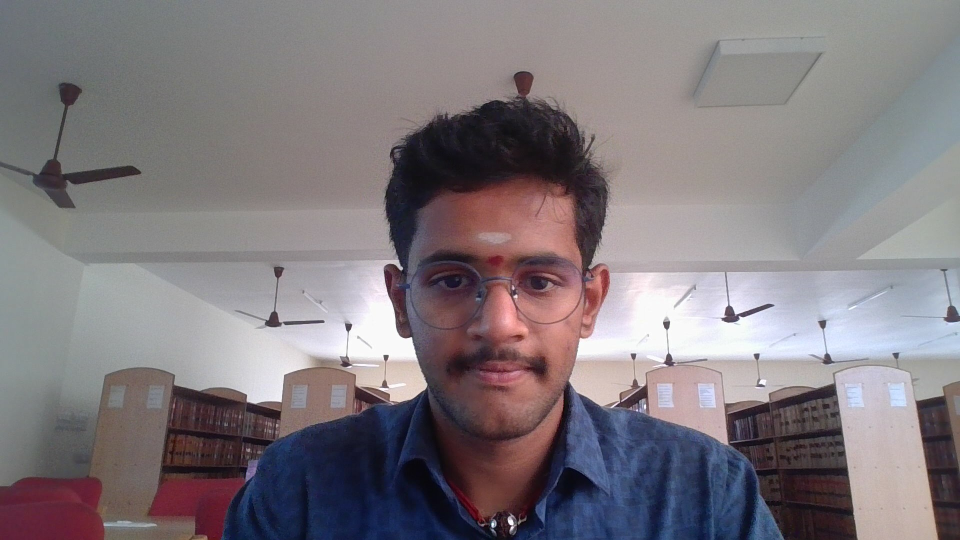
#> input picture testing.jpg, 1920 x 1080 px, given in place of the camera (shown at 1/2 size)
$ python data_collect.py   (older library calls are emulated)
#> lines starting #> are read from the running program, lines starting #| are printed output that depends on the picture; after the words box and inside, x2 and y2 are one past the last pixel; in counts of white or black regions, pixels touching at a corner belong together
from time import time
import os
import cv2

classID = 0  # 0 = fake, 1 = real

outputFolderPath = 'Dataset/all'
scaleFactor = 1.1
minNeighbors = 5
blurThreshold = 35
camWidth, camHeight = 640, 480
floatingPoint = 6
# ------------------------------------------------

os.makedirs(outputFolderPath, exist_ok=True)

cap = cv2.VideoCapture(0)
cap.set(3, camWidth)
cap.set(4, camHeight)

faceCascade = cv2.CascadeClassifier(
    cv2.data.haarcascades + "haarcascade_frontalface_default.xml"
)

while True:
    success, img = cap.read()
#> img is the input picture: shape (1080, 1920, 3); mean B, G, R 125.8, 121.1, 128
    if not success:
        break

    imgToSave = img.copy()

    imgGray = cv2.cvtColor(img, cv2.COLOR_BGR2GRAY)
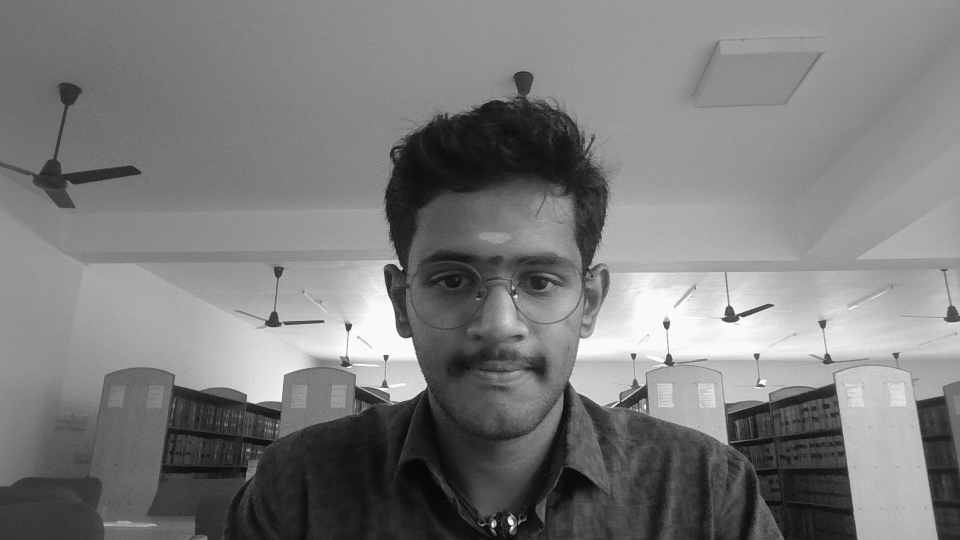
#> imgGray: shape (1080, 1920) (shown at 1/2 size); min 1, max 255, mean 123.7
    faces = faceCascade.detectMultiScale(
        imgGray,
        scaleFactor=scaleFactor,
        minNeighbors=minNeighbors
    )
#> faces = [[765, 381, 458, 458]]

    listBlur = []
    listInfo = []

    for (x, y, w, h) in faces:
        imgFace = img[y:y + h, x:x + w]

        if imgFace.size == 0:
            continue

        # Blur detection
        blurValue = int(cv2.Laplacian(imgFace, cv2.CV_64F).var())

        if blurValue > blurThreshold:
            listBlur.append(True)
        else:
            listBlur.append(False)

        ih, iw, _ = img.shape
        xc, yc = x + w / 2, y + h / 2

        xcn = round(xc / iw, floatingPoint)
        ycn = round(yc / ih, floatingPoint)
        wn = round(w / iw, floatingPoint)
        hn = round(h / ih, floatingPoint)

        listInfo.append(f"{classID} {xcn} {ycn} {wn} {hn}\n")

        # Draw rectangle on display image
        cv2.rectangle(img, (x, y), (x + w, y + h), (255, 0, 0), 2)
        cv2.putText(img, f"Blur:{blurValue}",
                    (x, y - 10),
                    cv2.FONT_HERSHEY_SIMPLEX,
                    0.7,
                    (0, 255, 0), 2)
#> this loop made 1 pass
#> (x, y, w, h, blurValue, ih, iw, xc) on pass 1: (765, 381, 458, 458, 282, 1080, 1920, 994)
#> pass 1, `imgFace = img[y:y + h, x:x + w]`:
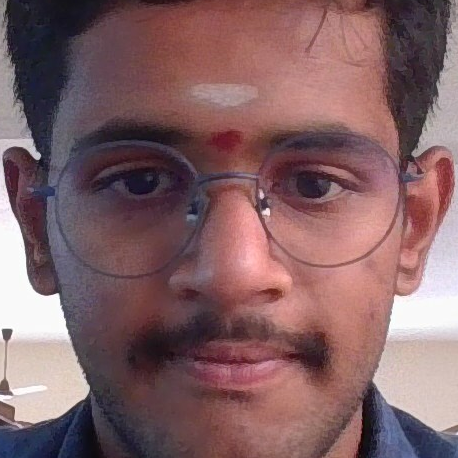
#> imgFace: shape (458, 458, 3); mean B, G, R 100.8, 97.3, 130
#> after the loop:
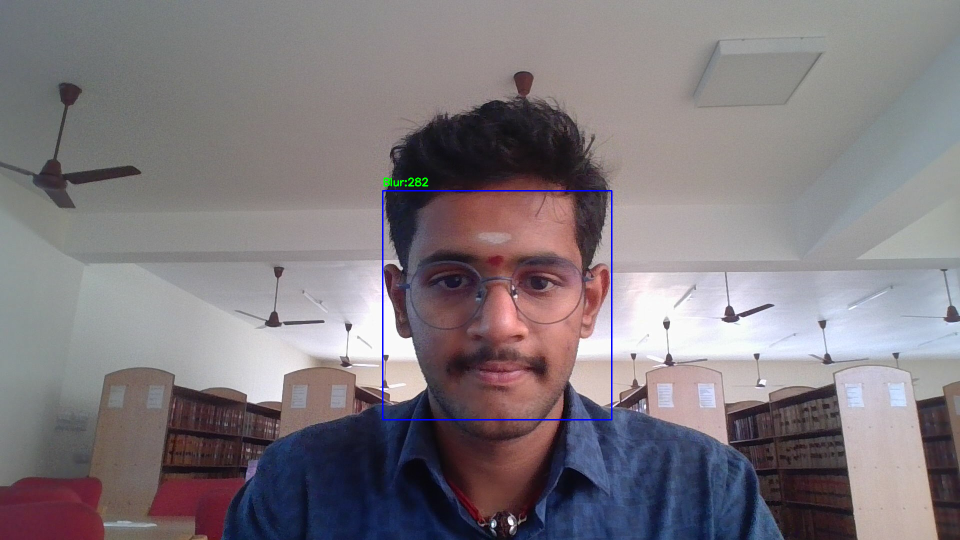
#> img: shape (1080, 1920, 3) (shown at 1/2 size); 0.3% of pixels changed, all inside (x1, y1, x2, y2) = (764, 355, 1225, 841)
#> after the loop:
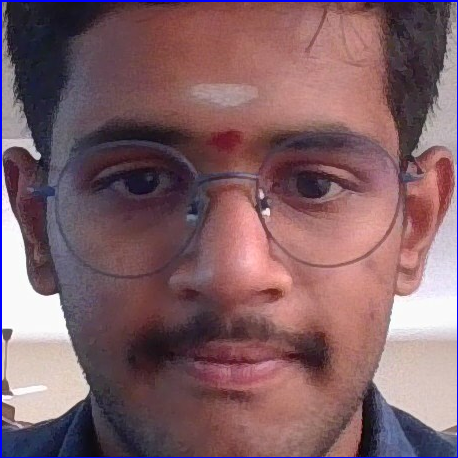
#> imgFace: shape (458, 458, 3); 1.31% of pixels changed, all inside (x1, y1, x2, y2) = (0, 0, 458, 458)
#> after the loop, listBlur = [True]; listInfo = 1 item

    if faces is not None and len(faces) > 0:
        if all(listBlur) and listBlur != []:
            timeNow = str(time()).replace('.', '')
            imgPath = f"{outputFolderPath}/{timeNow}.jpg"
            labelPath = f"{outputFolderPath}/{timeNow}.txt"

            # FIX: Save the clean copy, not the annotated one
            cv2.imwrite(imgPath, imgToSave)

            with open(labelPath, 'w') as f:
                for info in listInfo:
                    f.write(info)
#> this loop made 1 pass

            print("Saved:", timeNow)

    cv2.imshow("Data Collection - Haar", img)

    if cv2.waitKey(1) & 0xFF == ord('q'):
#> (key q is pressed here)
        break

cap.release()
cv2.destroyAllWindows()
